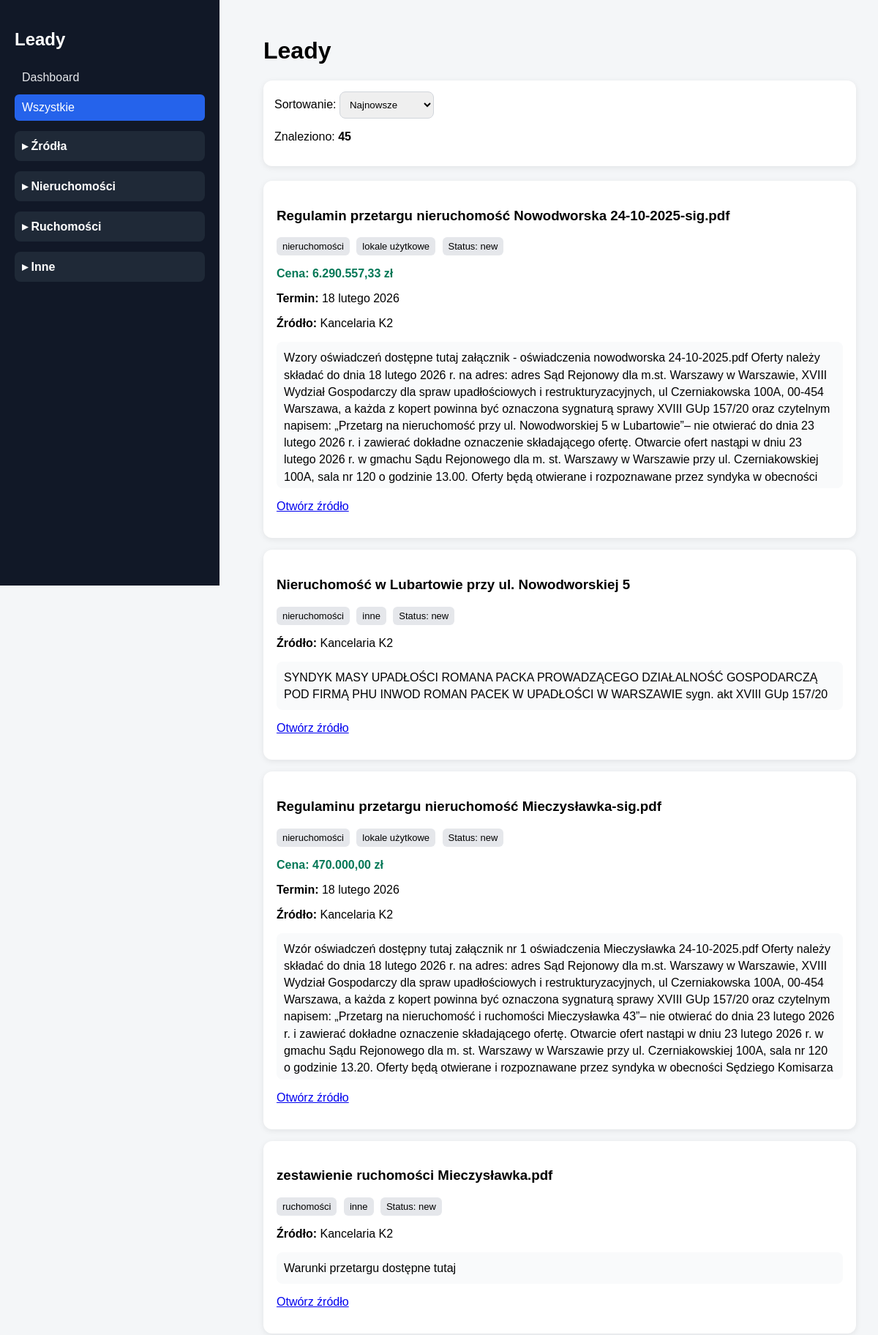
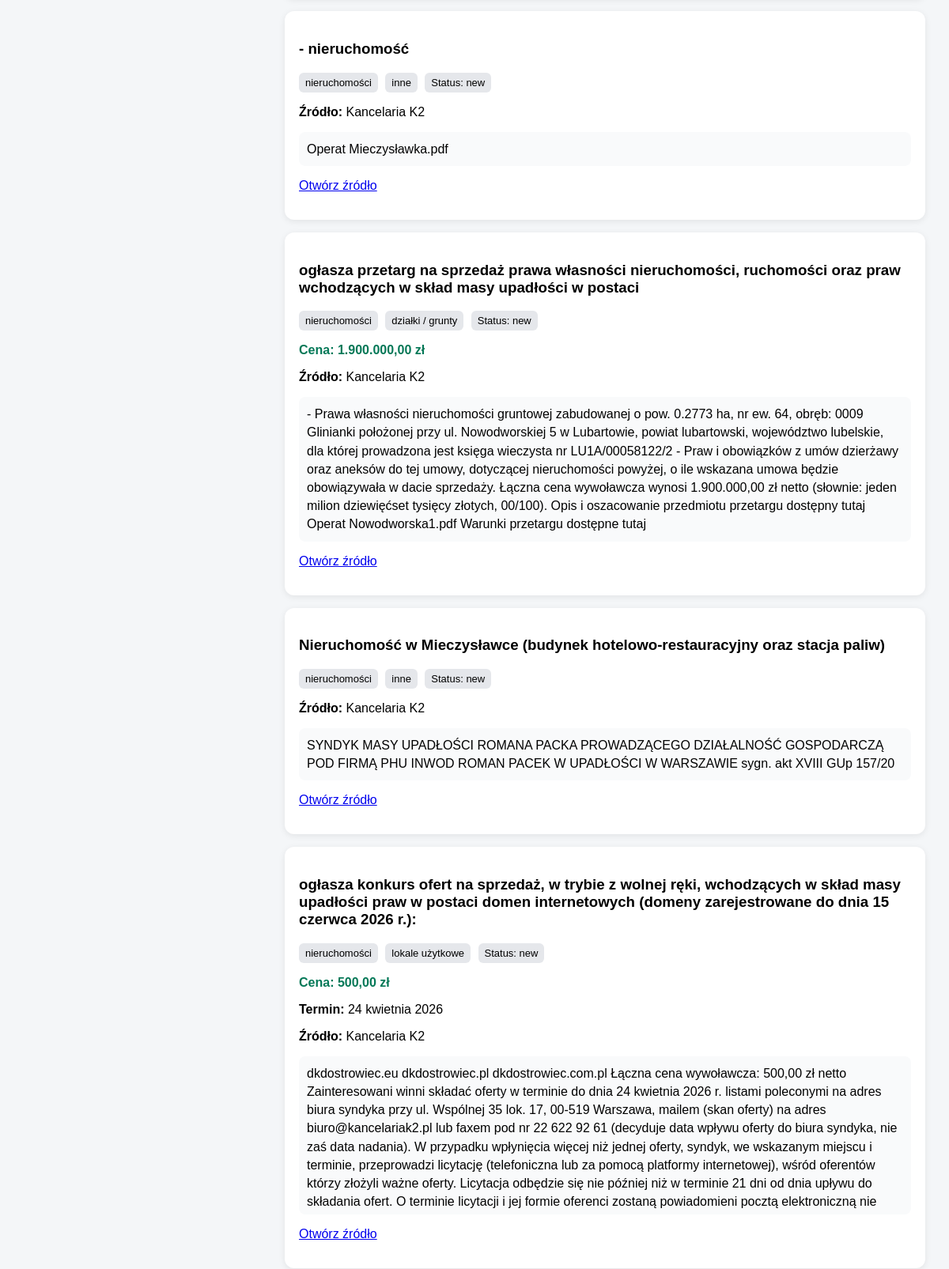
Page /leads (upper part) on the committed database (2 pictures, top to bottom).
### app/models.py (models this page shows)
class Lead(Base):
    __tablename__ = "leads"
    id = Column(Integer, primary_key=True)
    title = Column(String, nullable=False)
    url = Column(String, nullable=False, unique=True)
    city = Column(String, nullable=True)
    price = Column(String, nullable=True)
    deadline = Column(String, nullable=True)
    asset_type = Column(String, nullable=True)
    category = Column(String, default="inne")
    status = Column(String, default="new")
    notes = Column(Text, nullable=True)
    source_id = Column(Integer, ForeignKey("sources.id"))
    source = relationship("Source", back_populates="leads")
    created_at = Column(DateTime, default=datetime.utcnow)

class Source(Base):
    __tablename__ = "sources"
    id = Column(Integer, primary_key=True)
    name = Column(String, nullable=False)
    url = Column(String, nullable=False)
    active = Column(Boolean, default=True)
    leads = relationship("Lead", back_populates="source")
    created_at = Column(DateTime, default=datetime.utcnow)

### app/main.py (the view)
@app.get("/leads")
def leads_page(
    request: Request,
    asset_type: str = None,
    category: str = None,
    source_id: int = None,
    sort: str = "newest",
    db: Session = Depends(get_db)
):
    query = db.query(Lead)
    if asset_type:
        query = query.filter(Lead.asset_type == asset_type)
    if category:
        query = query.filter(Lead.category == category)
    if source_id:
        query = query.filter(Lead.source_id == source_id)
    if sort == "oldest":
        query = query.order_by(Lead.created_at.asc())
    elif sort == "price_low":
        query = query.order_by(Lead.price.asc())
    elif sort == "price_high":
        query = query.order_by(Lead.price.desc())
    else:
        query = query.order_by(Lead.created_at.desc())
    leads = query.all()
    sources = db.query(Source).all()
    source_counts = {}
    for s in sources:
        source_counts[s.id] = db.query(Lead).filter(Lead.source_id == s.id).count()
    asset_counts = {
        "nieruchomości": db.query(Lead).filter(Lead.asset_type == "nieruchomości").count(),
        "ruchomości": db.query(Lead).filter(Lead.asset_type == "ruchomości").count(),
        "inne": db.query(Lead).filter(Lead.asset_type == "inne").count(),
    }
    category_names = [
        "mieszkania",
        "domy",
        "lokale użytkowe",
        "działki / grunty",
        "garaże / miejsca postojowe",
        "samochody / pojazdy",
        "maszyny / sprzęt",
        "wyposażenie / meble",
        "towary / zapasy",
        "udziały / prawa",
    ]
    category_counts = {}
    for cat in category_names:
        category_counts[cat] = db.query(Lead).filter(Lead.category == cat).count()
    return templates.TemplateResponse(
        request,
        "leads.html",
        {
            "leads": leads,
            "sources": sources,
            "source_counts": source_counts,
            "asset_counts": asset_counts,
            "category_counts": category_counts,
            "selected_asset_type": asset_type,
            "selected_category": category,
            "selected_source_id": source_id,
            "selected_sort": sort
        }
    )

### app/templates/leads.html (shortened to what this page needs)
<!DOCTYPE html>
<html lang="pl">
<head>
</head>
<body>
<div class="sidebar">
<h2>Leady</h2>
<a href="/">Dashboard</a>
<a href="/leads" class="{% if not selected_asset_type and not selected_category and not selected_source_id %}active{% endif %}">
Wszystkie
</a>
<div class="menu-header" onclick="toggleMenu('sources')">▸ Źródła</div>
<div class="menu-header" onclick="toggleMenu('nieruchomosci')">▸ Nieruchomości</div>
<div class="menu-header" onclick="toggleMenu('ruchomosci')">▸ Ruchomości</div>
<div class="menu-header" onclick="toggleMenu('inne')">▸ Inne</div>
</div>
<div class="content">
<h1>Leady</h1>
<div class="toolbar">
<form method="get" action="/leads">
<label>Sortowanie:</label>
<select name="sort" onchange="this.form.submit()">
<option value="newest" {% if selected_sort == "newest" %}selected{% endif %}>Najnowsze</option>
</select>
</form>
<p>Znaleziono: <strong>{{ leads|length }}</strong></p>
</div>
{% for l in leads %}
<div class="lead">
<h3>{{ l.title }}</h3>
<p>
<span class="badge">{{ l.asset_type or "brak typu" }}</span>
<span class="badge">{{ l.category or "inne" }}</span>
<span class="badge">Status: {{ l.status }}</span>
</p>
{% if l.price %}
<p class="price">Cena: {{ l.price }}</p>
{% endif %}
{% if l.deadline %}
<p><strong>Termin:</strong> {{ l.deadline }}</p>
{% endif %}
{% if l.source %}
<p><strong>Źródło:</strong> {{ l.source.name }}</p>
{% endif %}
{% if l.notes %}
<div class="notes">{{ l.notes }}</div>
{% endif %}
<p><a href="{{ l.url }}" target="_blank">Otwórz źródło</a></p>
</div>
{% endfor %}
</div>
</body>
</html>

### app/templates/leads.html (style rules this page uses)
body { margin:0;font-family:Arial,sans-serif;background:#f4f6f8;display:flex }
.sidebar { width:300px;background:#111827;color:white;min-height:100vh;padding:20px;box-sizing:border-box;position:fixed }
.sidebar a { display:block;color:#e5e7eb;text-decoration:none;padding:9px 10px;border-radius:6px;margin-bottom:5px }
.sidebar a:hover,.sidebar a.active { background:#2563eb;color:white }
.menu-header { cursor:pointer;padding:11px 10px;background:#1f2937;border-radius:8px;margin-top:14px;font-weight:bold }
.content { margin-left:330px;padding:30px;width:calc(100% - 330px) }
.toolbar { background:white;padding:15px;border-radius:12px;margin-bottom:20px;box-shadow:0 2px 8px rgba(0,0,0,.08) }
.lead { background:white;border-radius:12px;padding:18px;margin-bottom:16px;box-shadow:0 2px 8px rgba(0,0,0,.08) }
.badge { display:inline-block;background:#e5e7eb;padding:5px 8px;border-radius:6px;font-size:13px;margin-right:5px }
.price { font-weight:bold;color:#047857 }
.notes { background:#f9fafb;padding:10px;border-radius:8px;max-height:180px;overflow:auto;line-height:1.45 }
select { padding:9px;border-radius:8px;border:1px solid #d1d5db }

### rows in the picture
Lead: title "Regulamin przetargu nieruchomość Nowodworska 24-10-2025-sig.pdf", asset_type "nieruchomości", category "lokale użytkowe", status "new", price "6.290.557,33 zł", deadline "18 lutego 2026", source.name "Kancelaria K2", notes "Wzory oświadczeń dostępne tutaj załącznik - oświadczenia nowodworska 24-10-2025.pdf Oferty należy składać do dnia 18 lutego 2026 r. na adres: adres Sąd Rejonowy dla m.st. Warszawy w Warszawie, XVIII Wydział Gospodarczy dla spraw upadłościowych i restrukturyzacyjnych, ul Czerniakowska 100A, 00-454 Warszawa, a każda z kopert powinna być oznaczona sygnaturą sprawy XVIII GUp 157/20 oraz czytelnym napisem: „Przetarg na nieruchomość przy ul. Nowodworskiej 5 w Lubartowie”– nie otwierać do dnia 23 lutego 2026 r. i zawierać dokładne oznaczenie składającego ofertę. Otwarcie ofert nastąpi w dniu 23 lutego 2026 r. w gmachu Sądu Rejonowego dla m. st. Warszawy w Warszawie przy ul. Czerniakowskiej 100A,…"
Lead: title "Nieruchomość w Lubartowie przy ul. Nowodworskiej 5", asset_type "nieruchomości", category "inne", status "new", source.name "Kancelaria K2", notes "SYNDYK MASY UPADŁOŚCI ROMANA PACKA PROWADZĄCEGO DZIAŁALNOŚĆ GOSPODARCZĄ POD FIRMĄ PHU INWOD ROMAN PACEK W UPADŁOŚCI W WARSZAWIE sygn. akt XVIII GUp 157/20"
Lead: title "Regulaminu przetargu nieruchomość Mieczysławka-sig.pdf", asset_type "nieruchomości", category "lokale użytkowe", status "new", price "470.000,00 zł", deadline "18 lutego 2026", source.name "Kancelaria K2", notes "Wzór oświadczeń dostępny tutaj załącznik nr 1 oświadczenia Mieczysławka 24-10-2025.pdf Oferty należy składać do dnia 18 lutego 2026 r. na adres: adres Sąd Rejonowy dla m.st. Warszawy w Warszawie, XVIII Wydział Gospodarczy dla spraw upadłościowych i restrukturyzacyjnych, ul Czerniakowska 100A, 00-454 Warszawa, a każda z kopert powinna być oznaczona sygnaturą sprawy XVIII GUp 157/20 oraz czytelnym napisem: „Przetarg na nieruchomość i ruchomości Mieczysławka 43”– nie otwierać do dnia 23 lutego 2026 r. i zawierać dokładne oznaczenie składającego ofertę. Otwarcie ofert nastąpi w dniu 23 lutego 2026 r. w gmachu Sądu Rejonowego dla m. st. Warszawy w Warszawie przy ul. Czerniakowskiej 100A, sala nr…"
Lead: title "zestawienie ruchomości Mieczysławka.pdf", asset_type "ruchomości", category "inne", status "new", source.name "Kancelaria K2", notes "Warunki przetargu dostępne tutaj"
Lead: title "- nieruchomość", asset_type "nieruchomości", category "inne", status "new", source.name "Kancelaria K2", notes "Operat Mieczysławka.pdf"
Lead: title "ogłasza przetarg na sprzedaż prawa własności nieruchomości, ruchomości oraz praw wchodzących w skład masy upadłości w postaci", asset_type "nieruchomości", category "działki / grunty", status "new", price "1.900.000,00 zł", source.name "Kancelaria K2", notes "- Prawa własności nieruchomości gruntowej zabudowanej o pow. 0.2773 ha, nr ew. 64, obręb: 0009 Glinianki położonej przy ul. Nowodworskiej 5 w Lubartowie, powiat lubartowski, województwo lubelskie, dla której prowadzona jest księga wieczysta nr LU1A/00058122/2 - Praw i obowiązków z umów dzierżawy oraz aneksów do tej umowy, dotyczącej nieruchomości powyżej, o ile wskazana umowa będzie obowiązywała w dacie sprzedaży. Łączna cena wywoławcza wynosi 1.900.000,00 zł netto (słownie: jeden milion dziewięćset tysięcy złotych, 00/100). Opis i oszacowanie przedmiotu przetargu dostępny tutaj Operat Nowodworska1.pdf Warunki przetargu dostępne tutaj"
Lead: title "Nieruchomość w Mieczysławce (budynek hotelowo-restauracyjny oraz stacja paliw)", asset_type "nieruchomości", category "inne", status "new", source.name "Kancelaria K2", notes "SYNDYK MASY UPADŁOŚCI ROMANA PACKA PROWADZĄCEGO DZIAŁALNOŚĆ GOSPODARCZĄ POD FIRMĄ PHU INWOD ROMAN PACEK W UPADŁOŚCI W WARSZAWIE sygn. akt XVIII GUp 157/20"
Lead: title "ogłasza konkurs ofert na sprzedaż, w trybie z wolnej ręki, wchodzących w skład masy upadłości praw w postaci domen internetowych (domeny zarejestrowane do dnia 15 czerwca 2026 r.):", asset_type "nieruchomości", category "lokale użytkowe", status "new", price "500,00 zł", deadline "24 kwietnia 2026", source.name "Kancelaria K2", notes "dkdostrowiec.eu dkdostrowiec.pl dkdostrowiec.com.pl Łączna cena wywoławcza: 500,00 zł netto Zainteresowani winni składać oferty w terminie do dnia 24 kwietnia 2026 r. listami poleconymi na adres biura syndyka przy ul. Wspólnej 35 lok. 17, 00-519 Warszawa, mailem (skan oferty) na adres biuro@kancelariak2.pl lub faxem pod nr 22 622 92 61 (decyduje data wpływu oferty do biura syndyka, nie zaś data nadania). W przypadku wpłynięcia więcej niż jednej oferty, syndyk, we wskazanym miejscu i terminie, przeprowadzi licytację (telefoniczna lub za pomocą platformy internetowej), wśród oferentów którzy złożyli ważne oferty. Licytacja odbędzie się nie później niż w terminie 21 dni od dnia upływu do…"

### other values in the picture
{{ leads|length }} "45"
